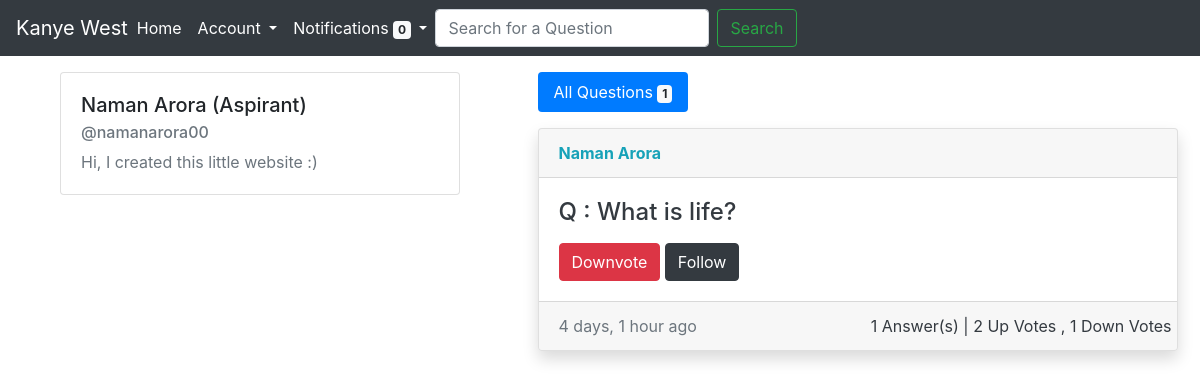
Screenshot of /main_app/user/1/ (signed in) with the database file from the repository.
### main_app/models.py (models this page shows, shortened)
class Profile(models.Model):
    USER_TYPES =   [('aspirant', 'Aspirant'), ('student', 'Student')]
    user = models.OneToOneField(User, on_delete = models.CASCADE)
    user_type = models.TextField(blank = False, choices = USER_TYPES)
    bio = models.CharField(max_length = 250, blank = True)

class Notification(models.Model):
    to = models.ForeignKey(Profile, on_delete = models.CASCADE, related_name = 'notifications')
    by = models.ForeignKey(Profile, on_delete = models.CASCADE, related_name = 'actions')
    answer = models.ForeignKey(Answer, on_delete = models.CASCADE, related_name = 'actions')
    date = models.DateTimeField(blank=False)
    viewed = models.BooleanField(default = False)

class Question(models.Model):
    question = models.TextField(blank=False,)
    author = models.ForeignKey(Profile, on_delete=models.CASCADE,
                               related_name='questions')
    pub_date = models.DateTimeField(blank = False)
    following = models.ManyToManyField(Profile,related_name = 'following')
    validity = models.IntegerField(default = 0, blank = False)

class Vote(models.Model):
    VOTE_TYPES = [('Upvote', 'Upvote'), ('Downvote', 'Downvote')]
    type = models.CharField(max_length = 50, blank = False, choices = VOTE_TYPES)
    question = models.ForeignKey(Question,on_delete = models.CASCADE,
                                 related_name = 'votes')
    user = models.ForeignKey(Profile, models.CASCADE,
                             related_name = 'votes')
    class Meta:
        unique_together = (('question','user', 'type'),)

class Answer(models.Model):
    answer = models.TextField(blank = False)
    question = models.ForeignKey(Question, on_delete = models.CASCADE,
                                 default = None, related_name='answers')
    author = models.ForeignKey(Profile, on_delete = models.CASCADE,
                               related_name = 'answers')
    pub_date = models.DateTimeField(blank=False)

### main_app/views.py (the view)
# urls.py: path('user/<int:pk>/', login_required(UserDetailView.as_view())),
class UserDetailView(DetailView):
    model = Profile
    template_name = 'main_app/user_detail.html'

### main_app/templatetags/extras.py (called while the page is built)
@register.filter(name='vote_count')  # decorator
def vote_count(value):
    upvotes, downvotes = 0, 0
    for vote in value.votes.all():
        if vote.type == "Upvote":
            upvotes += 1
        elif vote.type == 'Downvote':
            downvotes += 1
    return "{} Up Votes , {} Down Votes ".format(upvotes, downvotes)

@register.filter(name='check_voted')   #decorator
def check_voted(value, arg):
    flag = 0
    for vote in value.votes.all():
        if vote.user.user == arg:
            flag = vote.type
            break
    return flag

@register.filter(name='opp_vote')
def opp_vote(value, arg):
    profile = Profile.objects.filter(user = arg)[0]
    vote = value.votes.filter(user = profile)[0]
    if vote.type == "Upvote":
        return "Downvote"
    else :
        return "Upvote"

@register.filter(name = 'check_following')
def check_following(value, arg):
    profile = Profile.objects.filter(user = arg)[0]
    flag = 0
    for followers in value.following.all():
        if profile == followers:
            flag = 1
            break
    return flag

@register.filter(name = 'is_viewed')
def is_viewed(value):
    viewed_notifs = []
    for notif in value:
        if notif.viewed == False:
            viewed_notifs.append(notif)
    viewed_notifs.reverse()
    return viewed_notifs

### main_app/templates/main_app/user_detail.html (shortened to what this page needs)
{% extends "main_app/main_app_base.html" %}
{% load humanize %}
{% load extras %}
{% block body_block %}
<div class="container">
<div class="row">
<div class="col-sm-5">
   <div class="card" style="width: 25rem;">
      <div class="card-body">
         <h5 class="card-title">{{profile.user.first_name}} {{profile.user.last_name}} ({{profile.user_type | title}})</h5>
         <h6 class="card-subtitle mb-2 text-muted">@{{profile.user.username}}</h6>
         <p class="card-text text-muted">{{profile.bio}}</p>
      </div>
   </div>
</div>
<div class="col-sm-5">
<div class="container container-fluid">
   <ul class="nav nav-pills mb-3" id="myTab" role="tablist">
      <li class="nav-item">
         <a class="nav-link active" id="allquestions-tab" data-toggle="tab" href="#allquestions" role="tab" aria-controls="home" aria-selected="true">All Questions  <span class="badge badge-light">{{profile.questions.all | length}}</span></a>
      </li>
   </ul>
</div>
{% for question in profile.questions.all %}
<div class="container ">
   <div class="shadow bg-white rounded" style="width: 40rem">
      <div class="card" style="width: 40rem;">
         <div class="card-header">
            <a class="text text-info font-weight-bold" data-toggle="collapse" href="#{{question.pk}}" role="button" aria-expanded="false" aria-controls="{{question.pk}}"> {{ question.author.user.first_name }} {{ question.author.user.last_name }}</a>
         </div>
         <div class="card-body">
           <h4 class="card-title">
              <a href="/main_app/question/{{question.id}}">
                 <p class="text-dark">Q : {{ question.question }}</p>
              </a>
           </h4>
           {% if  question|check_voted:user  %}
           {% if question|opp_vote:user == 'Upvote' %}
           <a class="btn btn-success" href="/main_app/question/{{question|opp_vote:user}}/{{question.id}}/">{{question|opp_vote:user}}</a>
           {% else %}
           <a class="btn btn-danger" href="/main_app/question/{{question|opp_vote:user}}/{{question.id}}/">{{question|opp_vote:user}}</a>
           {% endif %}
           {% else %}
           <a class="btn btn-success" href="/main_app/question/Upvote/{{question.id}}/">Up Vote</a>
           <a class="btn btn-danger" href="/main_app/question/Downvote/{{question.id}}/">Down Vote</a>
           {% endif %}
           {% if question|check_following:user %}
           <a class="btn btn-dark"  href="/main_app/unfollow/{{question.id}}/">Unfollow</a>
           {% else %}
           <a class="btn btn-dark"  href="/main_app/follow/{{question.id}}/">Follow</a>
           {% endif %}
         </div>
         <div class="card-footer text-muted">
           <div class="row">
              <div class="col">
                 {{question.pub_date | naturaltime}}
              </div>
              <div class="col-l text-dark">
                 {{question.answers.all | length}} Answer(s) |
                 {{question | vote_count }}
              </div>
           </div>
         </div>
      </div>
   </div>
</div>
{% endfor %}
{% endblock %}

### main_app/templates/main_app/main_app_base.html (shortened to what this page needs)
<!DOCTYPE html>
{% load humanize %}
{% load staticfiles %}
{% load extras %}
<html lang="en">
   <head>
      <link rel="stylesheet" href="https://stackpath.bootstrapcdn.com/bootstrap/4.1.1/css/bootstrap.min.css">
   </head>
   <body>
      <nav class="navbar navbar-expand-lg navbar-dark bg-dark">
         <a class="navbar-brand" href="/main_app/user/{{user.id}}">{{user.first_name}} {{user.last_name}}</a>
         <div class="collapse navbar-collapse" id="navbarSupportedContent">
            <ul class="navbar-nav">
              <div class="row">
               <li class="nav-item active">
                  <a class="nav-link" href="/main_app/home">Home <span class="sr-only">(current)</span></a>
               </li>
               <li class="nav-item dropdown active">
                  <a class="nav-link dropdown-toggle" href="#" id="navbarDropdown" role="button" data-toggle="dropdown" aria-haspopup="true" aria-expanded="false">
                  Account
                  </a>
               </li>
        <li class="nav-item dropdown active">
        <a class="nav-link dropdown-toggle" href="#" id="navbarDropdown" role="button" data-toggle="dropdown" aria-haspopup="true" aria-expanded="false">
          Notifications <span class="badge badge-light">{{ profile.notifications.all | is_viewed | length }}</span>
        </a>
      </li>
      <form class="form-inline my-50 my-lg-0" action="/main_app/search/">
      <input class="form-control mr-sm-2" type="search" name = 'query' placeholder="Search for a Question" aria-label="Search">
      <button class="btn btn-outline-success my-2 my-sm-0" type="submit">Search</button>
    </form>
            </ul>
         </div>
      </nav>
      <div class="container">
         {% block body_block %}
         {% endblock %}
      </div>
   </body>
</html>

### rows the page displays
Profile: notifications.all|is_viewed "0", user.first_name "Naman", user.last_name "Arora", user_type "Aspirant", user.username "namanarora00", bio "Hi, I created this little website :)", questions.all|length "1"
Question: author.user.first_name "Naman", author.user.last_name "Arora", question "What is life?", id.type "Downvote", pub_date "4 days, 1 hour ago", answers.all|length "1", id.type "2 Up Votes , 1 Down Votes"

### other values shown
{{ user.first_name }} "Kanye"
{{ user.last_name }} "West"
